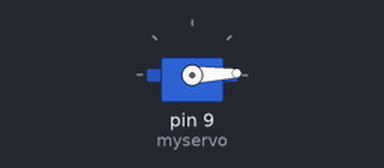
A sketch run on a simulated Arduino Uno, built with avr-gcc and run on an emulated ATmega328P. On the bench: servo.

Above: at 0.05 s.
At 0.9 s:
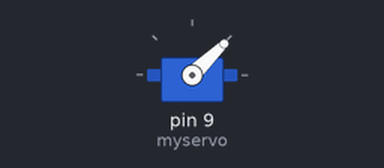
At 1.8 s:
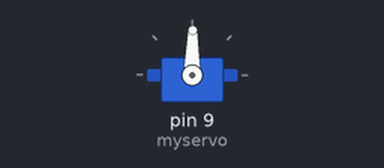
At 3.6 s:
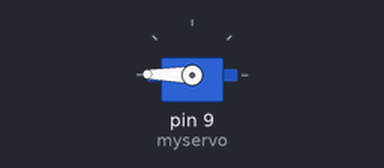
Timing chart, 0 to 8.4 s (numbered marks = the images above):
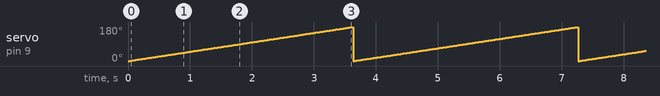

Measured:
- by itself, servo on pin 9 (myservo): ramps from 0° to 180° and jumps back, once every 3.6 s

The sketch:

_06_sweep_r.ino
```cpp
#include <Servo.h>       //This tells us how to use a servo

Servo myservo;           //Create a servo object

void setup() {
  // put your setup code here, to run once:
  myservo.attach(9);     //Attach servo to pin 9
  myservo.write(0);      //Move servo to 0 degrees
}

void loop() {
  // put your main code here, to run repeatedly:
  for(int ii=0;ii<=180;++ii) {
    myservo.write(ii);   //Move servo to ii degrees
    delay(20);           //Wait a bit so the human eye.
  }
}
```
